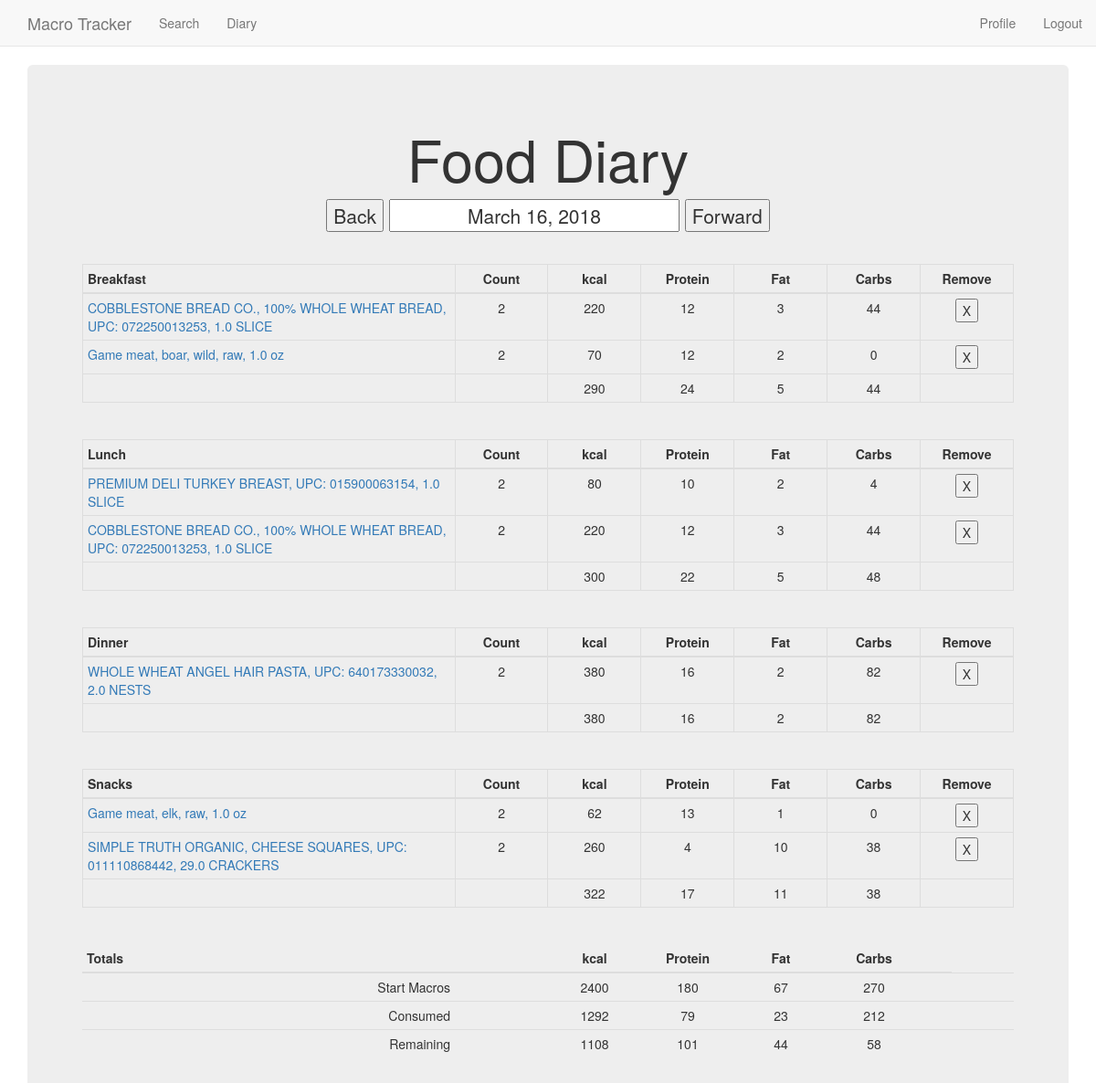
Page /diary (signed in) on the committed database.
### app/models.py (models this page shows, shortened)
class Food(db.Model):
    id = db.Column(db.Integer, primary_key=True)
    food_name = db.Column(db.String(140))
    kcal = db.Column(db.Numeric(10, 0))
    protein = db.Column(db.Numeric(10, 0))
    fat = db.Column(db.Numeric(10, 0))
    carbs = db.Column(db.Numeric(10, 0))
    meal = db.Column(db.String(64))
    ndbno = db.Column(db.String(64))
    unit = db.Column(db.String(64))
    count = db.Column(db.Numeric(10, 0))
    date = db.Column(db.String(64), index=True, default=datetime.utcnow().strftime('%B %d, %Y'))
    user_id = db.Column(db.Integer, db.ForeignKey('user.id'))

class User(UserMixin, db.Model):
    id = db.Column(db.Integer, primary_key=True)
    username = db.Column(db.String(64), index=True, unique=True)
    email = db.Column(db.String(120), index=True, unique=True)
    password_hash = db.Column(db.String(128))
    calories_goal = db.Column(db.Integer(), default=2000)
    carb_goal = db.Column(db.Numeric(), default=.55)
    fat_goal = db.Column(db.Numeric(), default=.25)
    protein_goal = db.Column(db.Numeric(), default=.2)
    carbs_grams = db.Column(db.Integer(), default=275)
    fat_grams = db.Column(db.Integer(), default=55)
    protein_grams = db.Column(db.Integer(), default=100)
    food = db.relationship('Food', backref='user', lazy='dynamic')

### app/routes.py (the view, shortened to what this page needs)
@app.route('/diary', methods=['GET', 'POST'])
@app.route('/diary/<string:date_pick>', methods=['GET', 'POST'])
@login_required
def diary(date_pick=datetime.utcnow().strftime('%B %d, %Y')):
    form = RemoveFood()
    form2 = DiaryDatePicker()
    session.pop('_flashes', None)
    form2.date.data = date_pick
    foods = Food.query.filter_by(user_id=current_user.get_id(), date=date_pick)
    user = User.query.filter_by(id=current_user.get_id()).first()
    meals = ['Breakfast', 'Lunch', 'Dinner', 'Snacks']
    total_cals = {'Breakfast': 0, 'Lunch': 0, 'Dinner': 0, 'Snacks': 0, 'total': 0}
    total_carbs = {'Breakfast': 0, 'Lunch': 0, 'Dinner': 0, 'Snacks': 0, 'total': 0}
    total_protein = {'Breakfast': 0, 'Lunch': 0, 'Dinner': 0, 'Snacks': 0, 'total': 0}
    total_fat = {'Breakfast': 0, 'Lunch': 0, 'Dinner': 0, 'Snacks': 0, 'total': 0}
    for food in foods:
        total_cals['total'] = total_cals['total'] + food.kcal
        total_carbs['total'] = total_carbs['total'] + food.carbs
        total_protein['total'] = total_protein['total'] + food.protein
        total_fat['total'] = total_fat['total'] + food.fat
        for meal in meals:
            if str(food.meal) == str(meal):
                total_cals[meal] = total_cals[meal] + food.kcal
                total_carbs[meal] = total_carbs[meal] + food.carbs
                total_protein[meal] = total_protein[meal] + food.protein
                total_fat[meal] = total_fat[meal] + food.fat
    return render_template('diary.html', foods=foods, user=user, form=form, form2=form2, total_fat=total_fat, total_cals=total_cals, total_carbs=total_carbs, total_protein=total_protein)

### app/forms.py
class RemoveFood(FlaskForm):
    remove = SubmitField('X')
    entry_id = HiddenField('', validators=[DataRequired()])

class DiaryDatePicker(FlaskForm):
    date = StringField(default=datetime.utcnow().strftime('%B %d, %Y'), validators=[DataRequired()])
    back = SubmitField('Back')
    forward = SubmitField('Forward')

### app/models.py (called while the page is built)
@login.user_loader
def load_user(id):
    return User.query.get(int(id))

### app/templates/diary.html (shortened to what this page needs)
{% extends 'base.html' %}
{% block content %}
<div class="container">
    <div class="jumbotron">
        <h1 class='text-center'>Food Diary</h1>
        <form class="text-center" method="post">
            <p>
                {{ form2.back }}
                {{ form2.date(size=25, readonly=true, class="text-center") }}
                {{ form2.forward }}
            </p>
        </form>
        <br/>
        <table class="table table-condensed table-bordered">
            <thead>
                <tr>
                    <th style="width: 40%">Breakfast</th>
                    <th style="width: 10%" class="text-center">Count</th>
                    <th style="width: 10%" class="text-center">kcal</th>
                    <th style="width: 10%" class="text-center">Protein</th>
                    <th style="width: 10%" class="text-center">Fat</th>
                    <th style="width: 10%" class="text-center">Carbs</th>
                    <th class="text-center">Remove</th>
                </tr>
            </thead>
            {% for food in foods %}
            {% if food.meal == "Breakfast" %}
            <tr>
                <td><a href="{{ url_for('get_nutrition', ndbno=food.ndbno) }}">{{ food.food_name + ", " + food.unit}}</a></td>
                <td class="text-center">{{ food.count }}</td>
                <td class="text-center">{{ food.kcal }}</td>
                <td class="text-center">{{ food.protein }}</td>
                <td class="text-center">{{ food.fat }}</td>
                <td class="text-center">{{ food.carbs }}</td>
                <td class="text-center">
                    <form method='post'>
                        {{ form.remove() }}
                    </form>
                </td>
            </tr>
            {% endif %}
            {% endfor %}
            <tr>
                <td style="text-align: center;"></td>
                <td></td>
                <td class="text-center">{{ total_cals['Breakfast'] }}</td>
                <td class="text-center">{{ total_protein['Breakfast'] }}</td>
                <td class="text-center">{{ total_fat['Breakfast'] }}</td>
                <td class="text-center">{{ total_carbs['Breakfast'] }}</td>
            </tr>
        </table>
        <br/>
        <table class="table table-condensed table-bordered">
            <thead>
                <tr>
                    <th style="width: 40%">Lunch</th>
                    <th style="width: 10%" class="text-center">Count</th>
                    <th style="width: 10%" class="text-center">kcal</th>
                    <th style="width: 10%" class="text-center">Protein</th>
                    <th style="width: 10%" class="text-center">Fat</th>
                    <th style="width: 10%" class="text-center">Carbs</th>
                    <th class="text-center">Remove</th>
                </tr>
            </thead>
            {% for food in foods %}
            {% if food.meal == "Lunch" %}
            <tr>
                <td><a href="{{ url_for('get_nutrition', ndbno=food.ndbno) }}">{{ food.food_name + ", " + food.unit }}</a></td>
                <td class="text-center">{{ food.count }}</td>
                <td class="text-center">{{ food.kcal }}</td>
                <td class="text-center">{{ food.protein }}</td>
                <td class="text-center">{{ food.fat }}</td>
                <td class="text-center">{{ food.carbs }}</td>
                <td class="text-center">
                    <form method='post'>
                        {{ form.remove() }}
                    </form>
                </td>
            </tr>
            {% endif %}
            {% endfor %}
            <tr>
                <td style="text-align: center;"></td>
                <td></td>
                <td class="text-center">{{ total_cals['Lunch'] }}</td>
                <td class="text-center">{{ total_protein['Lunch'] }}</td>
                <td class="text-center">{{ total_fat['Lunch'] }}</td>
                <td class="text-center">{{ total_carbs['Lunch'] }}</td>
            </tr>
        </table>
        <br/>
        <table class="table table-condensed table-bordered">
            <thead>
                <tr>
                    <th style="width: 40%">Dinner</th>
                    <th style="width: 10%" class="text-center">Count</th>
                    <th style="width: 10%" class="text-center">kcal</th>
                    <th style="width: 10%" class="text-center">Protein</th>
                    <th style="width: 10%" class="text-center">Fat</th>
                    <th style="width: 10%" class="text-center">Carbs</th>
                    <th class="text-center">Remove</th>
                </tr>
            </thead>
            {% for food in foods %}
            {% if food.meal == "Dinner" %}
            <tr>
                <td><a href="{{ url_for('get_nutrition', ndbno=food.ndbno) }}">{{ food.food_name + ", " + food.unit }}</a></td>
                <td class="text-center">{{ food.count }}</td>
                <td class="text-center">{{ food.kcal }}</td>
                <td class="text-center">{{ food.protein }}</td>
                <td class="text-center">{{ food.fat }}</td>
                <td class="text-center">{{ food.carbs }}</td>
                <td class="text-center">
                    <form method='post'>
                        {{ form.remove() }}
                    </form>
                </td>
            </tr>
            {% endif %}
            {% endfor %}
            <tr>
                <td style="text-align: center;"></td>
                <td></td>
                <td class="text-center">{{ total_cals['Dinner'] }}</td>
                <td class="text-center">{{ total_protein['Dinner'] }}</td>
                <td class="text-center">{{ total_fat['Dinner'] }}</td>
                <td class="text-center">{{ total_carbs['Dinner'] }}</td>
            </tr>
        </table>
        <br/>
        <table class="table table-condensed table-bordered">
            <thead>
                <tr>
                    <th style="width: 40%">Snacks</th>
                    <th style="width: 10%" class="text-center">Count</th>
                    <th style="width: 10%" class="text-center">kcal</th>
                    <th style="width: 10%" class="text-center">Protein</th>
                    <th style="width: 10%" class="text-center">Fat</th>
                    <th style="width: 10%" class="text-center">Carbs</th>
                    <th class="text-center">Remove</th>
                </tr>
            </thead>
            {% for food in foods %}
            {% if food.meal == "Snacks" %}
            <tr>
                <td><a href="{{ url_for('get_nutrition', ndbno=food.ndbno) }}">{{ food.food_name + ", " + food.unit }}</a></td>
                <td class="text-center">{{ food.count }}</td>
                <td class="text-center">{{ food.kcal }}</td>
                <td class="text-center">{{ food.protein }}</td>
                <td class="text-center">{{ food.fat }}</td>
                <td class="text-center">{{ food.carbs }}</td>
                <td class="text-center">
                    <form method='post'>
                        {{ form.remove() }}
                    </form>
                </td>
            </tr>
            {% endif %}
            {% endfor %}
            <tr>
                <td style="text-align: center;"></td>
                <td></td>
                <td class="text-center">{{ total_cals['Snacks'] }}</td>
                <td class="text-center">{{ total_protein['Snacks'] }}</td>
                <td class="text-center">{{ total_fat['Snacks'] }}</td>
                <td class="text-center">{{ total_carbs['Snacks'] }}</td>
            </tr>
        </table>
        <br/>
        <table class="table table-condensed">
            <thead>
                <tr>
                    <th style="width: 40%">Totals</th>
                    <th style="width: 10%"></th>
                    <th style="width: 10%" class="text-center">kcal</th>
                    <th style="width: 10%" class="text-center">Protein</th>
                    <th style="width: 10%" class="text-center">Fat</th>
                    <th style="width: 10%" class="text-center">Carbs</th>
                    <th></th>
                </tr>
            </thead>
            <tr>
                <td class="text-right">Start Macros</td>
                <td></td>
                <td class="text-center">{{ user.calories_goal }}</td>
                <td class="text-center">{{ user.protein_grams }}</td>
                <td class="text-center">{{ user.fat_grams }}</td>
                <td class="text-center">{{ user.carbs_grams }}</td>
                <td></td>
                <td></td>
                <td></td>
            </tr>
            <tr>
                <td class="text-right">Consumed</td>
                <td></td>
                <td class="text-center">{{ total_cals['total'] }}</td>
                <td class="text-center">{{ total_protein['total'] }}</td>
                <td class="text-center">{{ total_fat['total'] }}</td>
                <td class="text-center">{{ total_carbs['total'] }}</td>
                <td></td>
                <td></td>
                <td></td>
            </tr>
            <tr>
                <td class="text-right">Remaining</td>
                <td></td>
                <td class="text-center">{{ user.calories_goal - total_cals['total'] }}</td>
                <td class="text-center">{{ user.protein_grams - total_protein['total'] }}</td>
                <td class="text-center">{{ user.fat_grams - total_fat['total'] }}</td>
                <td class="text-center">{{ user.carbs_grams - total_carbs['total'] }}</td>
                <td></td>
                <td></td>
                <td></td>
            </tr>
        </table>
    </div>
</div>
{% endblock %}

### app/templates/base.html (shortened to what this page needs)
{% extends 'bootstrap/base.html' %}
{% block navbar %}
<nav class="navbar navbar-default navbar-static-top">
  <div class="container">
    <div class="navbar-header">
      <a class="navbar-brand" href="/">Macro Tracker</a>
    </div>
    <div id="navbar" class="navbar-collapse collapse">
      <ul class="nav navbar-nav">
        <li><a href="/search">Search</a></li>
      </ul>
      <ul class="nav navbar-nav">
        <li><a href="/diary">Diary</a></li>
      </ul>
      <ul class="nav navbar-nav navbar-right">
        {% if current_user.is_anonymous %}
        {% else %}
          <li><a href="{{ url_for('profile') }}">Profile</a></li>
        {% endif %}
        <ul class="nav navbar-nav navbar-right">
        {% if current_user.is_anonymous %}
        <li><a href="{{ url_for('login') }}">Login</a></li>
        {% else %}
        <li><a href="{{ url_for('logout') }}">Logout</a></li>
        {% endif %}
      </ul>
    </div>
  </div>
</nav>
{% endblock %}

### rows in the picture
Food: food_name+unit "COBBLESTONE BREAD CO., 100% WHOLE WHEAT BREAD, UPC: 072250013253, 1.0 SLICE", count "2", kcal "220", protein "12", fat "3", carbs "44"
Food: food_name+unit "Game meat, boar, wild, raw, 1.0 oz", count "2", kcal "70", protein "12", fat "2", carbs "0"
Food: food_name+unit "PREMIUM DELI TURKEY BREAST, UPC: 015900063154, 1.0 SLICE", count "2", kcal "80", protein "10", fat "2", carbs "4"
Food: food_name+unit "COBBLESTONE BREAD CO., 100% WHOLE WHEAT BREAD, UPC: 072250013253, 1.0 SLICE", count "2", kcal "220", protein "12", fat "3", carbs "44"
Food: food_name+unit "WHOLE WHEAT ANGEL HAIR PASTA, UPC: 640173330032, 2.0 NESTS", count "2", kcal "380", protein "16", fat "2", carbs "82"
Food: food_name+unit "Game meat, elk, raw, 1.0 oz", count "2", kcal "62", protein "13", fat "1", carbs "0"
Food: food_name+unit "SIMPLE TRUTH ORGANIC, CHEESE SQUARES, UPC: 011110868442, 29.0 CRACKERS", count "2", kcal "260", protein "4", fat "10", carbs "38"
User: calories_goal "2400", protein_grams "180", fat_grams "67", carbs_grams "270", user.calories_goal-total_cals['total'] "1108", user.protein_grams-total_protein['total'] "101", user.fat_grams-total_fat['total'] "44", user.carbs_grams-total_carbs['total'] "58"

### other values in the picture
{{ total_cals['Breakfast'] }} "290"
{{ total_protein['Breakfast'] }} "24"
{{ total_fat['Breakfast'] }} "5"
{{ total_carbs['Breakfast'] }} "44"
{{ total_cals['Lunch'] }} "300"
{{ total_protein['Lunch'] }} "22"
{{ total_fat['Lunch'] }} "5"
{{ total_carbs['Lunch'] }} "48"
{{ total_cals['Dinner'] }} "380"
{{ total_protein['Dinner'] }} "16"
{{ total_fat['Dinner'] }} "2"
{{ total_carbs['Dinner'] }} "82"
{{ total_cals['Snacks'] }} "322"
{{ total_protein['Snacks'] }} "17"
{{ total_fat['Snacks'] }} "11"
